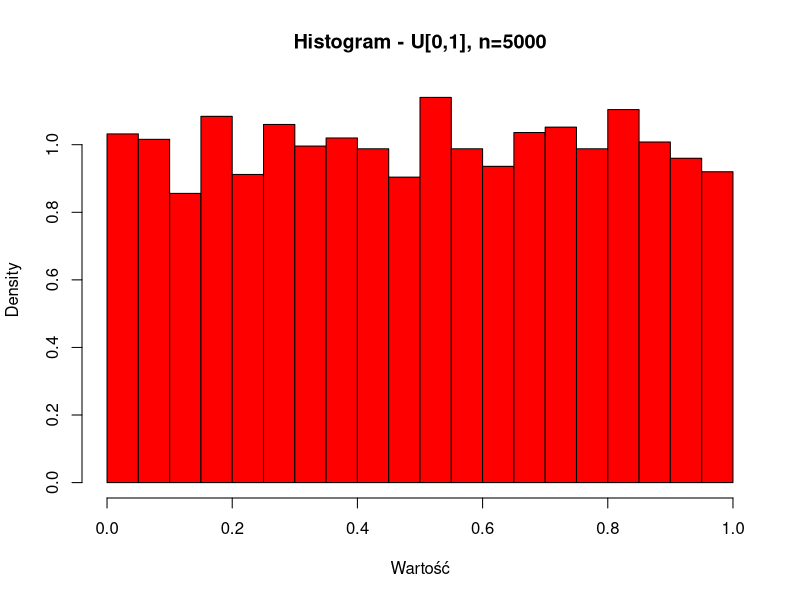
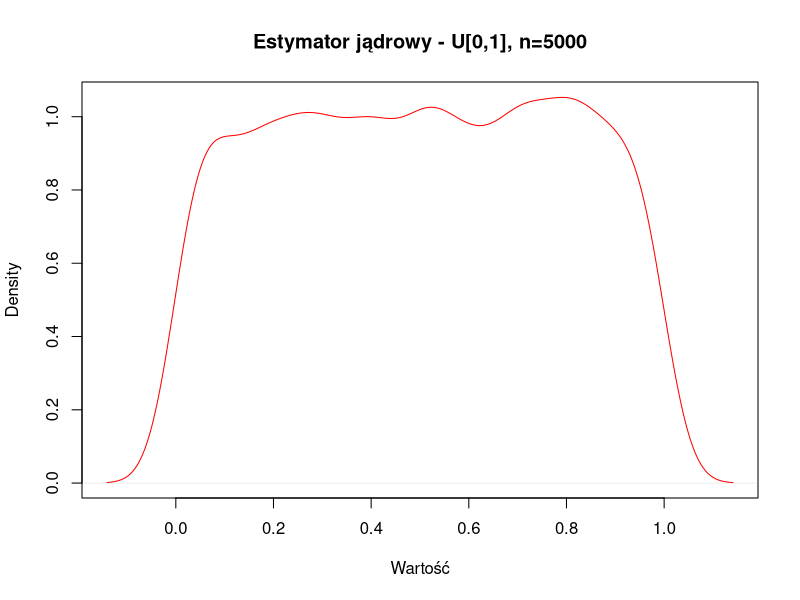
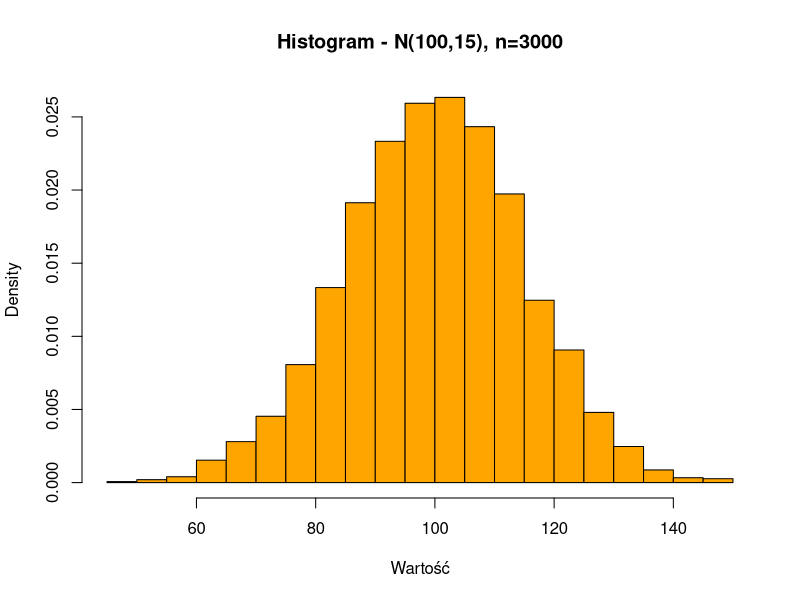
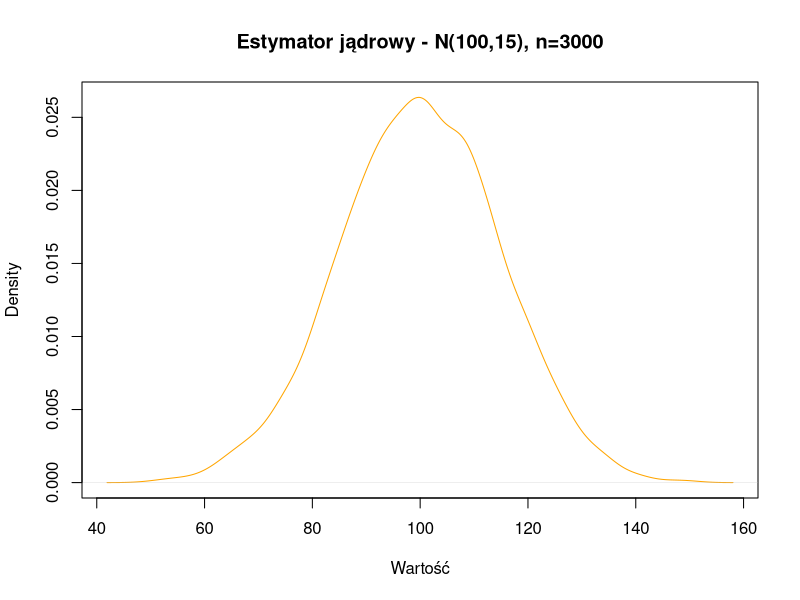
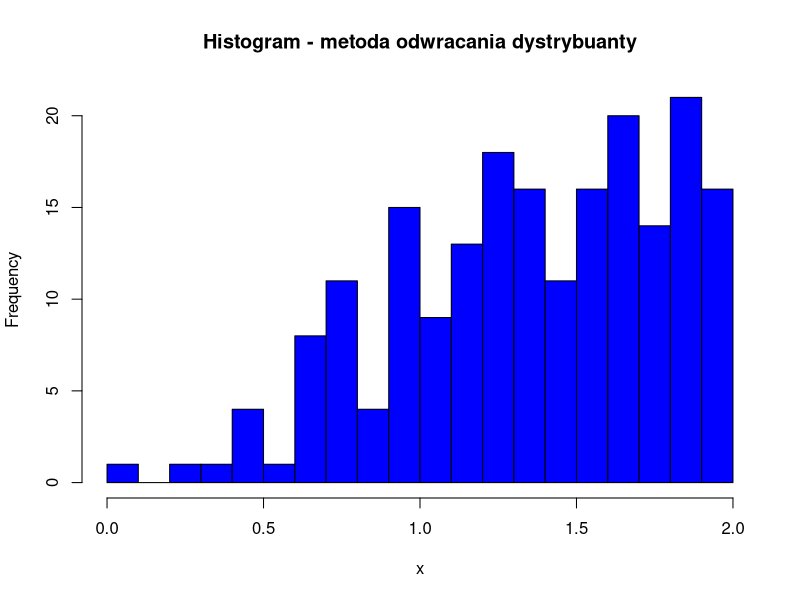
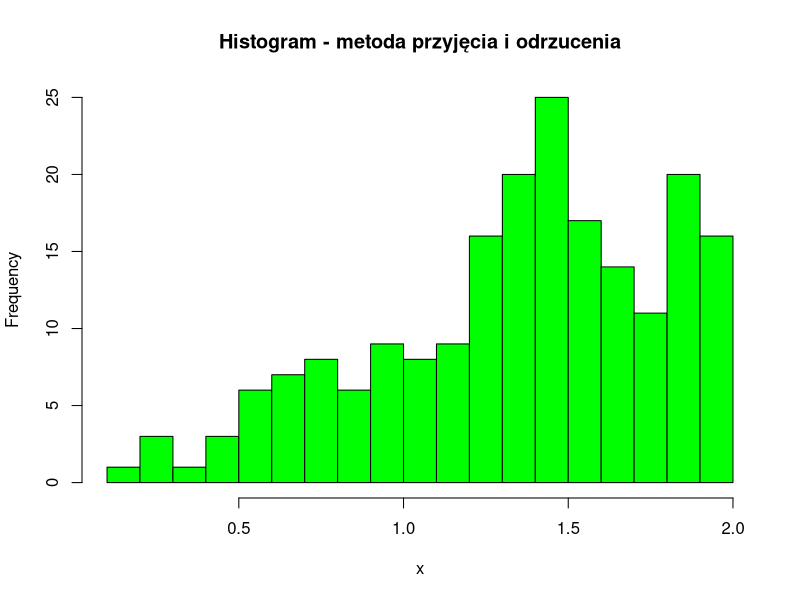

Source code (R) for these figures, in order:
# Zad.1

# a) 5000 z U[0,1]
set.seed(12345)

u <- runif(5000, min=0, max=1)

png("hist_uniform.png", width = 800, height = 600)     # zapis histogramu do pliku PNG
hist(u, breaks=30, col="red", prob=TRUE,main="Histogram - U[0,1], n=5000", xlab="Wartość") # prob=TRUE → histogram gęstości

dens_u <- density(u) # estymator jądrowy gęstości

png("kde_uniform.png", width = 800, height = 600)
plot(dens_u, col="red", main="Estymator jądrowy - U[0,1], n=5000", xlab="Wartość")

# b) 3000 z N(100,15)
set.seed(12345)

n <- rnorm(3000, mean=100, sd=15)

png("hist_normal.png", width = 800, height = 600)
hist(n, breaks=30, col="orange", prob=TRUE, main="Histogram - N(100,15), n=3000", xlab="Wartość")

dens_n <- density(n)

png("kde_normal.png", width = 800, height = 600)
plot(dens_n, col="orange", main="Estymator jądrowy - N(100,15), n=3000", xlab="Wartość")

# Zad.2
cat("Zad.2 \n")

# a) i)
set.seed(123)

u <- runif(600)                     # 600 realizacji U[0,1]
rzuty <- ceiling(6 * u)            # X = ceil(6u): generowanie liczb 1–6

head(rzuty, 5)
cat("\n")

# a) ii)
srednia <- mean(rzuty)  # średnia z próby
wariancja <- var(rzuty) # wariancja z próby

srednia
wariancja
cat("\n")

# a) iii)
czestosci <- table(rzuty)
czestosci
cat("\n")

# a) iv)
ramka <- as.data.frame(czestosci)
ramka
var_czestosci <- var(ramka$Freq)   # wariancja liczności kategorii
var_czestosci
cat("\n")

# b)
set.seed(123)

rzuty_sample <- sample(1:6, size = 600, replace = TRUE)

head(rzuty_sample)
table(rzuty_sample)
mean(rzuty_sample)
var(rzuty_sample)

# Zad.3
cat("\nZad.3 \n")
set.seed(123)

# wartości i ich prawdopodobieństwa
k <- c(0, 1, 2, 3)
p <- c(0.15, 0.25, 0.50, 0.10)

# sort mal prawdopodobieństwa dla optymalki
ord <- order(p, decreasing = TRUE)
k_sorted <- k[ord]
p_sorted <- p[ord]

# prawdopodobieństwa skumulowane
s <- cumsum(p_sorted)

u <- runif(1000)                   # 1000 realizacji U[0,1]
X <- numeric(1000)                 # wektor wyników

# generujemy X według reguły:
#    X = k_i   gdy   s_(i-1) <= u < s_i
X <- numeric(1000)

for (i in 1:1000) {
  ui <- u[i]
  j <- 1
  while (ui > s[j]) {
    j <- j + 1
  }
  X[i] <- k_sorted[j]
}

head(X)
table(X)

# Zad.4
cat("\nZad.4\n")

# i)
set.seed(123)

n <- 10
p <- 0.3

binom_sample <- numeric(100)

for (i in 1:100) {
  u <- runif(n)                    # 10 prób jednorazowych
  sukcesy <- sum(u < p)            # sukces gdy U < p
  binom_sample[i] <- sukcesy
}

head(binom_sample)
table(binom_sample)
cat("\n")

# ii)
set.seed(123)
p <- 0.4
geom_sample <- numeric(50)

for (i in 1:50) {
  licznik <- 1
  u <- runif(1)
  while (u >= p) {                 # powtarzamy aż trafimy sukces
    licznik <- licznik + 1
    u <- runif(1)
  }
  geom_sample[i] <- licznik
}

head(geom_sample)
table(geom_sample)

# Zad.5
cat("\nZad.5\n")

# a) i)
losuj_odwrotnie <- function(n) {
  u <- runif(n)
  x <- 2 * sqrt(u)                 # odwrotna dystrybuanta F^{-1}(u)
  return(x)
}

# a) ii)
set.seed(123)

realizacje_odwrotnie <- losuj_odwrotnie(200)

png("hist_wisualise.png", width = 800, height = 600)
hist(realizacje_odwrotnie, breaks=20, col="blue", main="Histogram - metoda odwracania dystrybuanty", xlab="x")

# b) i)
losuj_przyjecie_odrzucenie <- function(n) {
  x <- numeric(n)
  i <- 1
  while(i <= n) {
    y <- runif(1, 0, 2)            # kandydat z rozkładu pomocniczego
    u <- runif(1)
    if(u <= (0.5*y)) {             # reguła przyjęcia: g(y)/(M*h(y)) = 0.5*y
      x[i] <- y
      i <- i + 1
    }
  }
  return(x)
}

# b) ii)
set.seed(as.numeric(Sys.time()))

realizacje_przyjecie <- losuj_przyjecie_odrzucenie(200)

png("hist_wisualise_2.png", width = 800, height = 600)
hist(realizacje_przyjecie, breaks=20, col="green", main="Histogram - metoda przyjęcia i odrzucenia", xlab="x")
